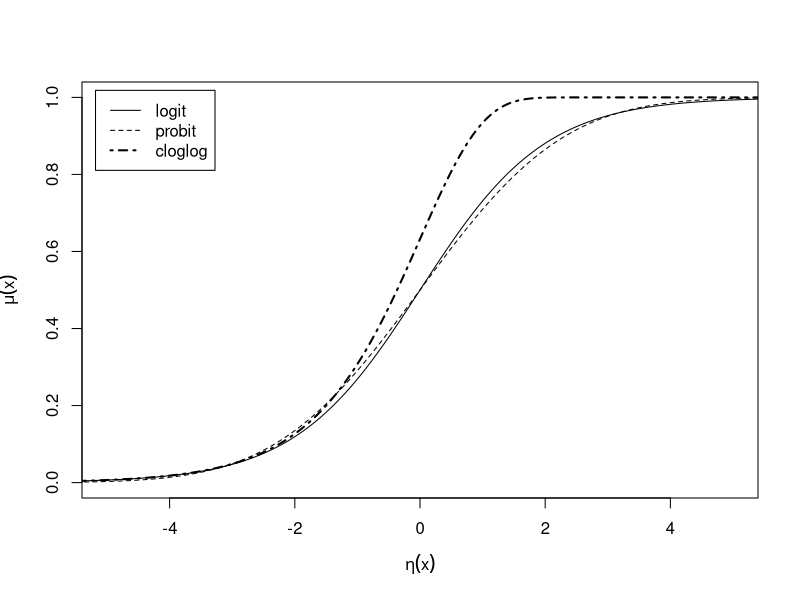
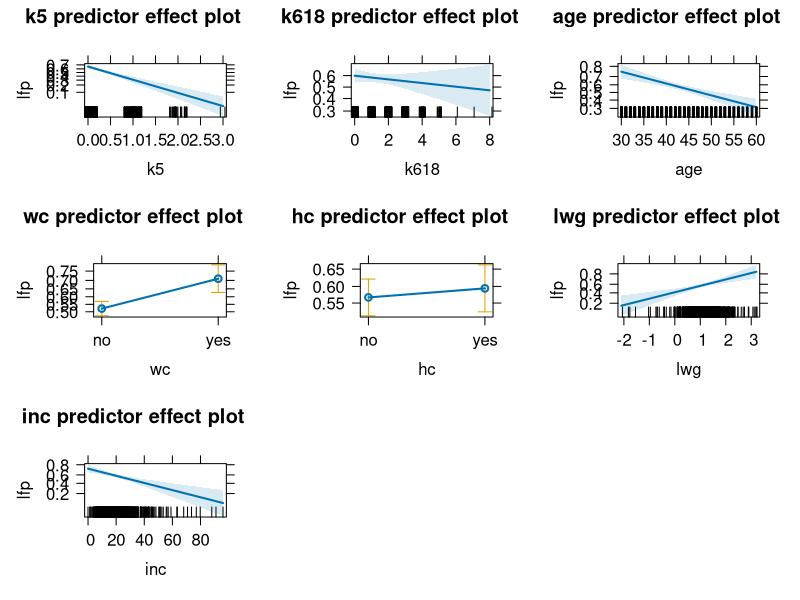
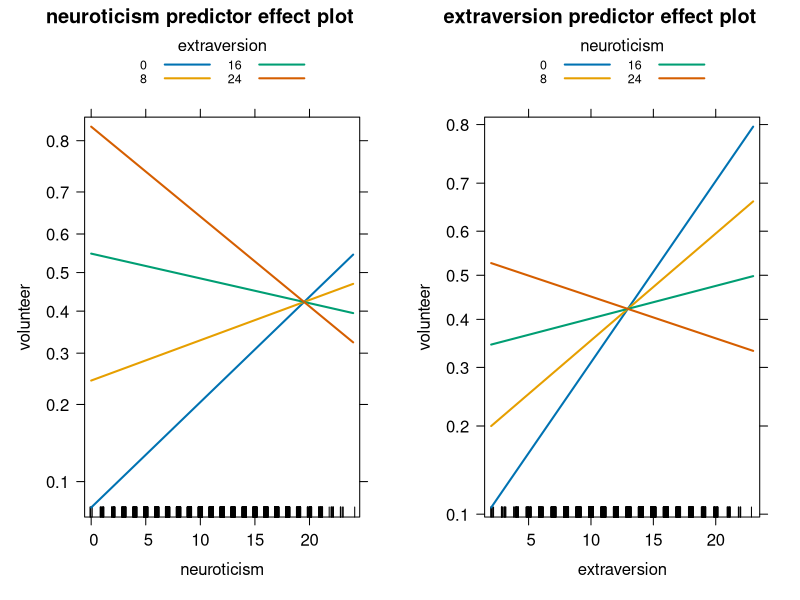
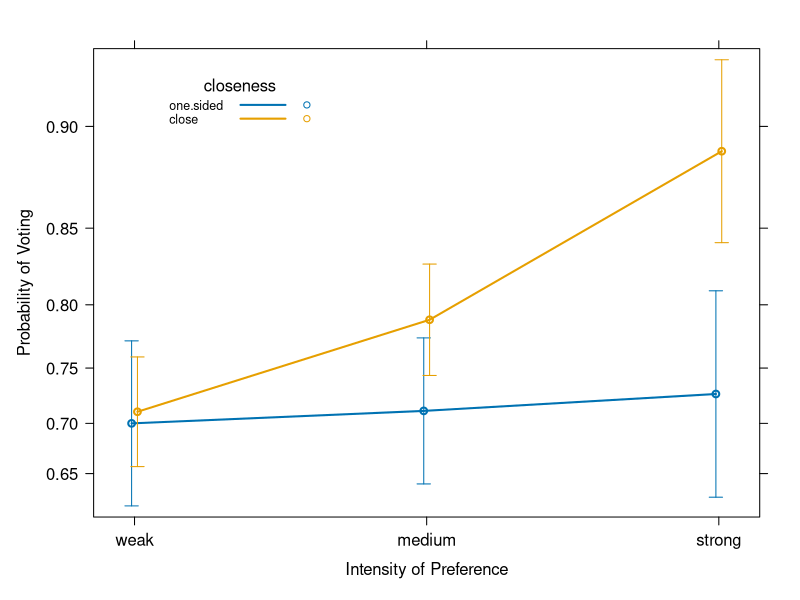
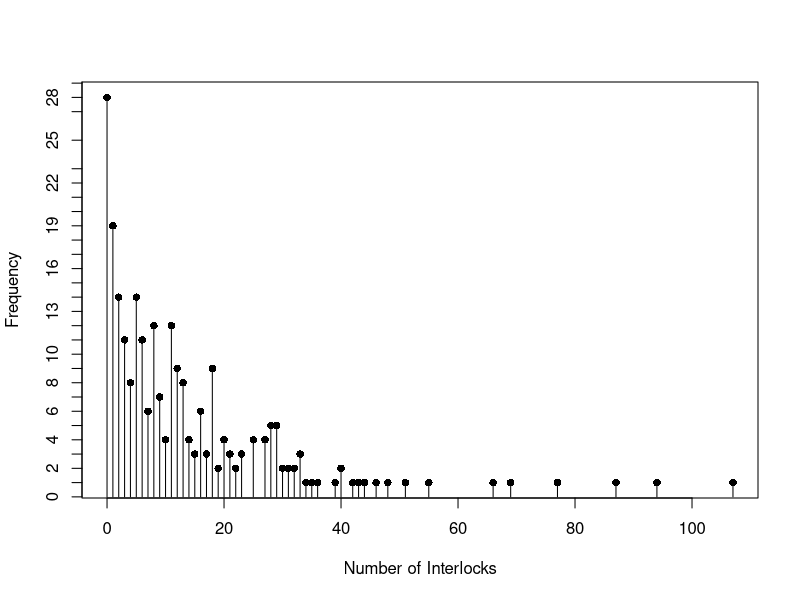
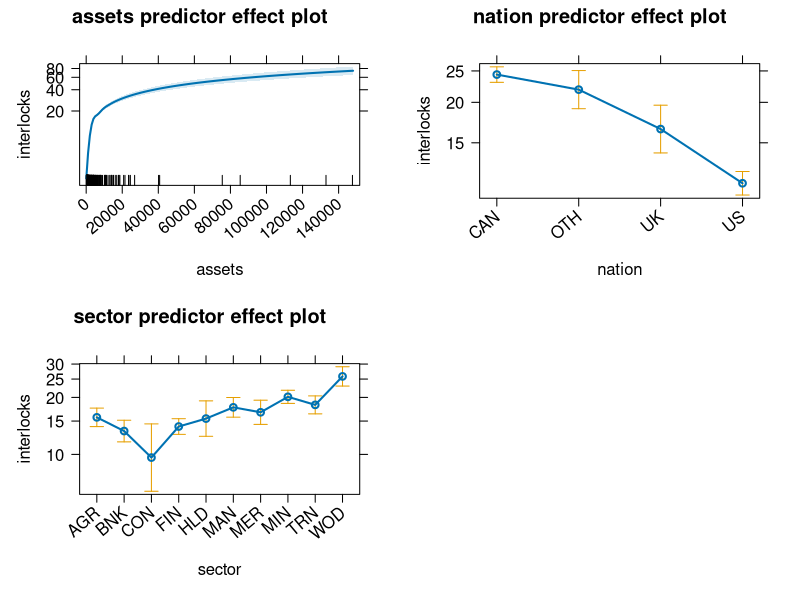
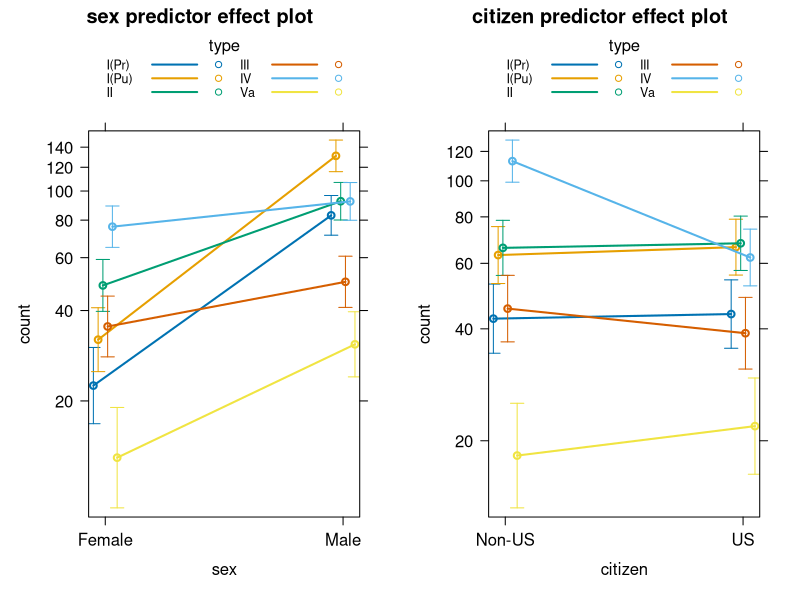
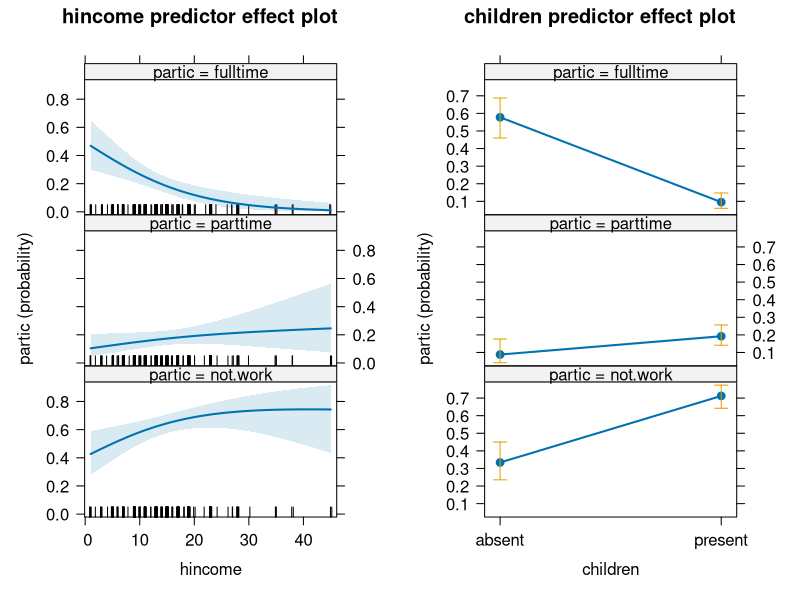

Recreate these plots in R, in order.
##-----------------------------------------------------##
##  An R Companion to Applied Regression, 3rd Edition  ##
##      J. Fox and S. Weisberg, Sage Publications      ##
##               Script for Chapter 6                  ##
##-----------------------------------------------------##

Probit <- binomial(link=probit)
Logit <- binomial(link=logit)
Cloglog <- binomial(link=cloglog)
range <- seq(-10,10,length=1000)
plot(range,Logit$linkinv(range),type="l", xlim=c(-5,5), lty=1,
       xlab=expression(eta(x)), ylab=expression(mu(x)))
lines(sqrt(pi^2/3)*range, Probit$linkinv(range), lty=2)
lines(range,Cloglog$linkinv(range), lty=4, lwd=2)
legend("topleft",c("logit", "probit", "cloglog"), lty=c(1,2,4),
       lwd=c(1,1,2), inset=0.02)

library("car")
summary(Mroz)

mroz.mod <- glm(lfp ~ k5 + k618 + age + wc + hc + lwg + inc,
   family=binomial, data=Mroz)

S(mroz.mod)

brief(Cowles)
sum(Cowles$volunteer == "yes") # number yes

cowles.mod <- glm(volunteer ~ sex + neuroticism*extraversion,
    data=Cowles, family=binomial)
brief(cowles.mod, pvalues=TRUE)

library("effects")
plot(predictorEffects(mroz.mod))

plot(predictorEffects(cowles.mod, ~ neuroticism + extraversion,
    xlevels=list(neuroticism=seq(0, 24, by=8), 
        extraversion=seq(0, 24, by=8))), 
    lines=list(multiline=TRUE))

mroz.mod.2 <- update(mroz.mod, . ~ . - k5 - k618)
anova(mroz.mod.2, mroz.mod, test="Chisq")

brief(cowles.mod.0 <- update(cowles.mod, 
    . ~ . - neuroticism:extraversion))
anova(cowles.mod.0, cowles.mod, test="Chisq")

Anova(mroz.mod)

Anova(cowles.mod)

linearHypothesis(mroz.mod, c("k5", "k618"))

linearHypothesis(mroz.mod, "k5 = k618")

opts <- options(digits=5)

head(predict(mroz.mod)) # first few values

head(predict(mroz.mod, type="response"))

options(opts)

predict.data <- data.frame(sex=c("female", "male"), 
    neuroticism=rep(12, 2), extraversion=rep(12, 2))
predict.data$p.volunteer <- predict(cowles.mod, 
    newdata=predict.data, type="response")
predict.data

Campbell <- data.frame(
    closeness = factor(rep(c("one.sided", "close"), c(3, 3)),
        levels=c("one.sided", "close")),
    preference = factor(rep(c("weak", "medium", "strong"), 2),
        levels=c("weak", "medium", "strong")),
    voted = c(91, 121, 64, 214, 284, 201),
    did.not.vote = c(39, 49, 24, 87, 76, 25)
)
Campbell

campbell.mod <- glm(cbind(voted, did.not.vote) ~
    closeness*preference, family=binomial, data=Campbell)

predict(campbell.mod)
residuals(campbell.mod)

plot(predictorEffects(campbell.mod, ~ preference),  
     main="", confint=list(style="bars"), lines=list(multiline=TRUE),
     xlab="Intensity of Preference", ylab="Probability of Voting",
     lattice=list(key.args = list(x =0.1, y = 0.95, corner=c(0, 1))))

library(emmeans)
emmeans(campbell.mod, pairwise ~ closeness | preference)$contrasts

campbell.mod.2 <- update(campbell.mod,
    . ~ . - closeness:preference) # no interactions
anova(campbell.mod.2, campbell.mod, test="Chisq")
Anova(campbell.mod)

deviance(campbell.mod.2)
df.residual(campbell.mod.2)
pchisq(deviance(campbell.mod.2), 2, lower.tail=FALSE)

set.seed(123456)

(Campbell.temp <- reshape(Campbell[, 1:4], 
    varying=list(response=3:4), direction="long", 
    timevar="turnout", v.names="count")) 

Campbell.long <- NULL
for (i in 1:nrow(Campbell.temp)){
    rows <- Campbell.temp[rep(i, Campbell.temp$count[i]), 1:3]
    Campbell.long <- rbind(Campbell.long, rows)
}

Campbell.long$turnout <- ifelse(Campbell.long$turnout == 2, 0, 1)

ftable(xtabs(~ closeness + preference + turnout, data=Campbell.long))

campbell.mod.long <- glm(turnout ~ closeness*preference,
    family=binomial, data=Campbell.long)
compareCoefs(campbell.mod, campbell.mod.long)
Anova(campbell.mod.long)

round(deviance(campbell.mod), 10) # binomial logit model
df.residual(campbell.mod)
deviance(campbell.mod.long)      # binary logit model
df.residual(campbell.mod.long)

brief(Ornstein)

tab <- xtabs(~interlocks, data=Ornstein)

x <- as.numeric(names(tab)) # distinct values of interlocks
plot(x, tab, type="h", xlab="Number of Interlocks", ylab="Frequency")
points(x, tab, pch=16)

mod.ornstein <- glm(interlocks ~ log2(assets) + nation + sector,
   family=poisson, data=Ornstein)
S(mod.ornstein)
Anova(mod.ornstein)

plot(predictorEffects(mod.ornstein, xlevels=list(assets=100)), 
    axes=list(x=list(rotate=40)))

brief(AMSsurvey[, 1:4])  # a few rows, first 4 columns

(tab.sex.citizen <- xtabs(count ~ sex + citizen, data=AMSsurvey))

save.digits <- options(digits=7)

chisq.test(tab.sex.citizen, correct=FALSE) # suppress Yates correction

options(save.digits)
remove(save.digits)

100*prop.table(tab.sex.citizen, margin=2)

(AMS2 <- as.data.frame(tab.sex.citizen))

phd.mod.indep <- glm(Freq ~ sex + citizen, family=poisson, data=AMS2)
  # estimated expected cell counts assuming independence:
predict(phd.mod.indep, type="response")
deviance(phd.mod.indep) # L.R. test statistic for independence
df.residual(phd.mod.indep)

pchisq(deviance(phd.mod.indep), df=df.residual(phd.mod.indep), 
    lower.tail=FALSE)

sum(residuals(phd.mod.indep, type="pearson")^2)

phd.mod.all <- glm(count ~ type*sex*citizen, # saturated model
    family=poisson, data=AMSsurvey)
Anova(phd.mod.all)

phd.mod.1 <- update(phd.mod.all,
    . ~ . - sex:citizen - type:sex:citizen)
deviance(phd.mod.1)
df.residual(phd.mod.1)

pchisq(deviance(phd.mod.1), df.residual(phd.mod.1), lower.tail=FALSE)

plot(predictorEffects(phd.mod.1, ~ sex + citizen), 
     lines=list(multiline=TRUE),
     lattice=list(key.args=list(columns=2)),
     confint=list(style="bars"))

Campbell.temp$turnout <- factor(Campbell.temp$turnout, 
    labels=c("voted", "did.not.vote"))
Campbell.temp

mod.loglin <- glm(count ~ closeness*preference*turnout,
   family=poisson, data=Campbell.temp)
Anova(mod.loglin)

summary(Womenlf)
nrow(Womenlf)

library(nnet)
Womenlf$partic <- factor(Womenlf$partic,
    levels=c("not.work", "parttime", "fulltime"))
mod.multinom <- multinom(partic ~ hincome*children + region,
    data=Womenlf)

Anova(mod.multinom)

mod.multinom.1 <- update(mod.multinom, . ~ . - region - hincome:children)

S(mod.multinom.1)

plot(predictorEffects(mod.multinom.1))

plot(Effect(c("hincome", "children"), mod.multinom.1))

plot(Effect(c("hincome", "children"), mod.multinom.1, xlevels=50),
     axes=list(y=list(style="stacked")),
     lines=list(col=gray(c(0.2, 0.5, 0.8))))

library(MASS) 
mod.polr <- polr(partic ~ hincome + children, data=Womenlf)
S(mod.polr)

plot(Effect(c("hincome", "children"), mod.polr))

plot(Effect(c("hincome", "children"), mod.polr), 
    axes=list(y=list(style="stacked")),
    lines=list(col=gray(c(.2, .5, .8))))

plot(Effect(c("hincome", "children"), mod.polr, latent=TRUE))

AIC(mod.multinom.1)
AIC(mod.polr)

poTest(mod.polr)

x <- seq(0.1, 4, by=.02)
d.5 <- dgamma(x, shape=.5, scale=1/.5)
d1 <- dgamma(x, shape=1, scale=1/1)
d2 <- dgamma(x, shape=2, scale=1/2)
d5 <- dgamma(x, shape=5, scale=1/5)
plot(rep(x,4), c(d.5, d1, d2, d5), type='n',
 xlab="y", ylab="p(y)")
lines(x, d.5, lty=1, lwd=2)
lines(x, d1, lty=1, lwd=2)
lines(x, d2, lty=1, lwd=2)
lines(x, d5, lty=1, lwd=2)
text (c(0.1,0.2, 0.8, 1.0), c( 1.1, 0.85, 0.65, 0.9), pos=4,
labels=c(expression(alpha == 0.5),
    expression(alpha == 1),expression(alpha == 2),expression(alpha == 5)))
abline(h=0, lty=2)

trans.gamma <- glm(time ~ t1 + t2, family=Gamma(link=identity),
    data=Transact)
S(trans.gamma)

gamma.shape(trans.gamma)

set.seed(12134)

deltaMethod(trans.gamma, "t1/t2")
boot.trans <- bootCase(trans.gamma)
ratio <- boot.trans[, "t1"]/boot.trans[, "t2"]
c("t1/t2"=as.vector(coef(trans.gamma)[2]/coef(trans.gamma)[3]), 
    bootSE=sd(ratio), quantile(ratio, c(0.025, 0.975)))

(phihat <- sum(residuals(mod.ornstein, type="pearson")^2)/
         df.residual(mod.ornstein))

S(mod.ornstein, dispersion=phihat, brief=TRUE)

Anova(mod.ornstein, test.statistic="F")


mod.ornstein.nb <- update(mod.ornstein, family=negative.binomial(1.5))

thetas <- seq(0.5, 2.5, by=0.5)
aics <- rep(0, 5) # allocate vector
for (i in seq(along=thetas)) {
    aics[i] <- AIC(update(mod.ornstein.nb,
         family=negative.binomial(thetas[i])))
}
names(aics) <- thetas
aics

brief(mod.ornstein.nb)

summary(glm.nb(interlocks ~ log2(assets) + nation + sector,
    data=Ornstein))
